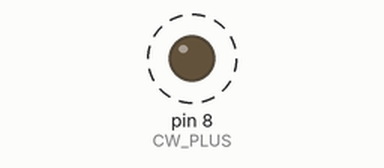
Bench run of a sketch on a simulated Arduino Uno, built with avr-gcc and run on an emulated ATmega328P. Shown: output pins drawn as LEDs (lit = HIGH). Dashed ring = blinking. Pins used as bus, display or sensor lines are not drawn.

Above: at 0.3 s.
Timing chart, 0 to 3.5 s (numbered marks = the images above):
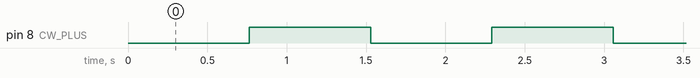

The sketch:

test_sketch_001.ino
```cpp
int CW_PLUS = 8;
int CLK_PLUS = 9;
int Distance = 0;

void setup() {
  // put your setup code here, to run once:
  pinMode(CW_PLUS,OUTPUT);
  pinMode(CLK_PLUS,OUTPUT);

  digitalWrite(CW_PLUS,LOW);
  digitalWrite(CLK_PLUS,LOW);

  Serial.begin(9600);
}

void loop() {
  // put your main code here, to run repeatedly:
  digitalWrite(CLK_PLUS,HIGH);
  delayMicroseconds(150);
  digitalWrite(CLK_PLUS,LOW);
  delayMicroseconds(50);

  Distance = Distance + 1;

  //Serial.println(Distance);
  if(Distance == 3600){
    //Serial.println(Distance);
    if(digitalRead(CW_PLUS)==LOW){
      digitalWrite(CW_PLUS,HIGH);
    }
    else{
      digitalWrite(CW_PLUS,LOW);
    }
    Distance = 0;
  }


}
```

Measured:
- by itself, pin 8 (CW_PLUS): alternates HIGH for 0.76 s and LOW for 0.76 s
